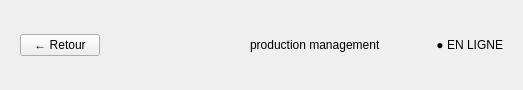
     <widget class="QWidget" name="headerWidget" native="true">
      <property name="minimumSize">
       <size>
        <width>0</width>
        <height>90</height>
       </size>
      </property>
      <property name="maximumSize">
       <size>
        <width>16777215</width>
        <height>90</height>
       </size>
      </property>
      <layout class="QHBoxLayout" name="headerLayout">
       <property name="spacing">
        <number>15</number>
       </property>
       <property name="leftMargin">
        <number>20</number>
       </property>
       <property name="topMargin">
        <number>5</number>
       </property>
       <property name="rightMargin">
        <number>20</number>
       </property>
       <property name="bottomMargin">
        <number>5</number>
       </property>
       <item>
        <widget class="QPushButton" name="btnBackToMenu">
         <property name="text">
          <string>← Retour</string>
         </property>
        </widget>
       </item>
       <item>
        <widget class="QLabel" name="lblLogo">
         <property name="minimumSize">
          <size>
           <width>120</width>
           <height>80</height>
          </size>
         </property>
         <property name="maximumSize">
          <size>
           <width>120</width>
           <height>80</height>
          </size>
         </property>
         <property name="text">
          <string/>
         </property>
         <property name="pixmap">
          <pixmap resource="resources.qrc">:/logo.png</pixmap>
         </property>
         <property name="scaledContents">
          <bool>true</bool>
         </property>
        </widget>
       </item>
       <item>
        <layout class="QVBoxLayout" name="titleLayout">
         <property name="spacing">
          <number>2</number>
         </property>
         <item>
          <widget class="QLabel" name="lblAppTitle">
           <property name="text">
            <string>production management</string>
           </property>
          </widget>
         </item>
        </layout>
       </item>
       <item>
        <spacer name="headerSpacer">
         <property name="orientation">
          <enum>Qt::Orientation::Horizontal</enum>
         </property>
         <property name="sizeHint" stdset="0">
          <size>
           <width>40</width>
           <height>20</height>
          </size>
         </property>
        </spacer>
       </item>
       <item>
        <widget class="QLabel" name="lblOnlineStatus">
         <property name="text">
          <string>● EN LIGNE</string>
         </property>
         <property name="alignment">
          <set>Qt::AlignmentFlag::AlignRight|Qt::AlignmentFlag::AlignTrailing|Qt::AlignmentFlag::AlignVCenter</set>
         </property>
        </widget>
       </item>
      </layout>
     </widget>
